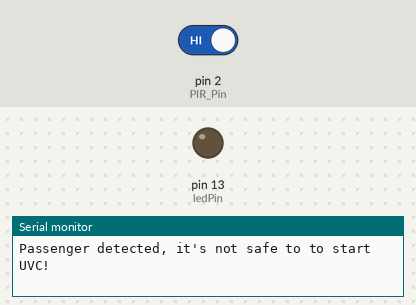
Recording of a sketch running on a simulated Arduino Uno, built with avr-gcc and run on an emulated ATmega328P. On the bench: output pins drawn as LEDs (lit = HIGH), the last lines printed to the serial monitor. The inputs (shaded band) are chosen by the test bench; at power-on: pin 2 (PIR_Pin) HIGH.

Above: at 1.2 s.
1.3 s: pin 2 (PIR_Pin) driven LOW
At 4.4 s:
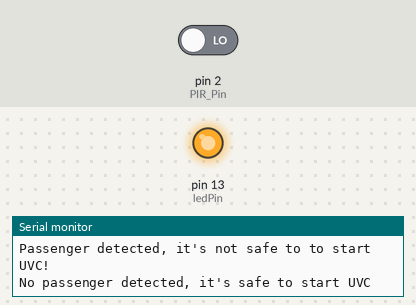
Timing chart, 0 to 5.9 s (numbered marks = the images above; inputs shaded):
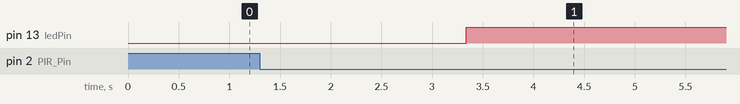

Measured:
- after the input at 1.3 s, pin 13 (ledPin): LOW → HIGH after 2.0 s

The sketch:

Gloria_PIR-UVC_EUvsVirus.ino
```cpp
// EUvsVirus.org
// #team-c08-Gloria
// Prototype by Kenneth O'Regan
// PIR triggering UVC LED for Public Transport Sterilization
// There must be no human movement within the rear seats of the taxi to trigger the UVC ensuring no human exposure

int ledPin = 13;                // Pin for the UVC LED
int PIR_Pin = 2;                // PIR sensor digital input
int pirState = LOW;             // Start the PIR in low state
int val = 0;                    // Variable for reading the pin status

void setup() {
  pinMode(ledPin, OUTPUT);      // Setup LED as output
  pinMode(PIR_Pin, INPUT);      // Setup sensor as input

  Serial.begin(9600);
}

void loop(){
  val = digitalRead(PIR_Pin);   // Continously read input value
  if (val == LOW) {             // Check if the input is HIGH
    delay(2000);
    digitalWrite(ledPin, HIGH); // Turn UVC LED ON
    if (pirState == LOW) {

      Serial.println("No passenger detected, it's safe to start UVC");

      pirState = HIGH;
    }

  } else {
    digitalWrite(PIR_Pin, HIGH); // turn LED OFF
    if (pirState == LOW){

      Serial.println("Passenger detected, it's not safe to to start UVC!");

      pirState = LOW;
    }
  }
}
```
